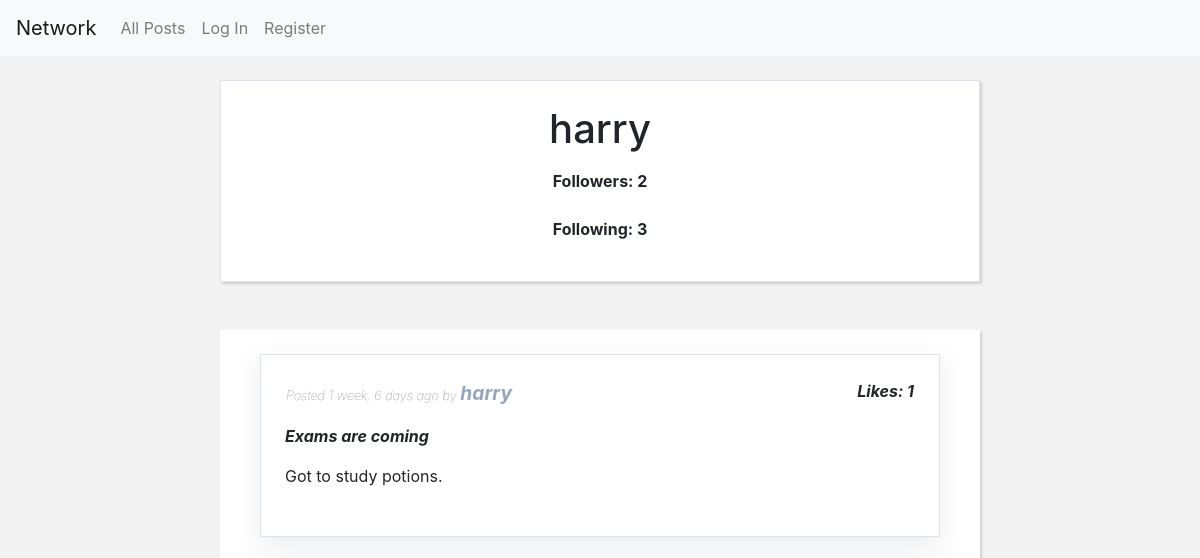
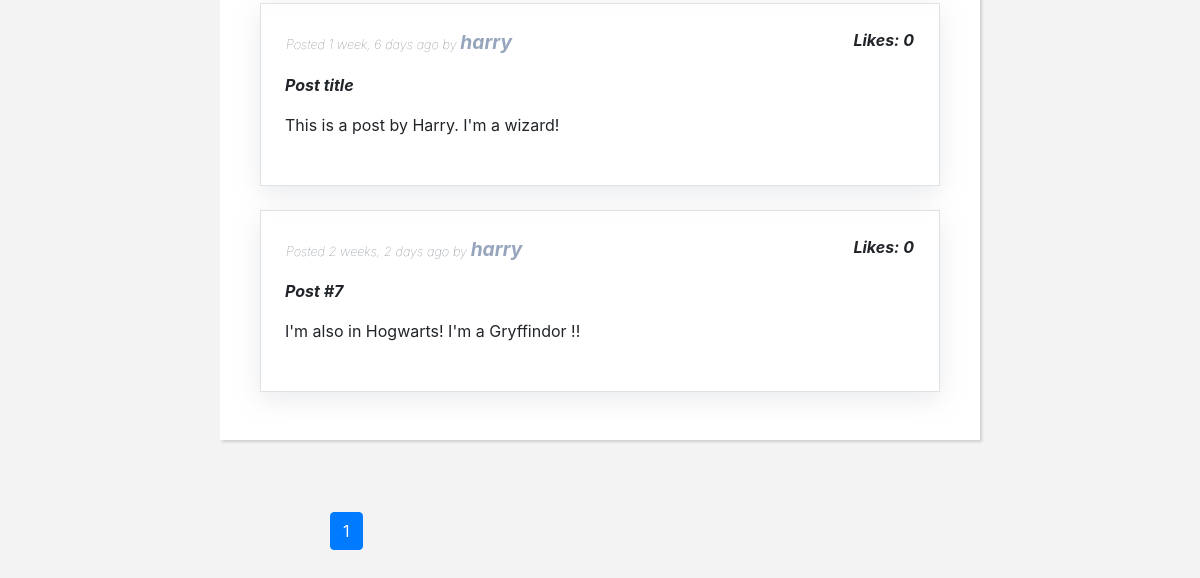
The page /profile/harry on the database as committed earlier (2 pictures, top to bottom).
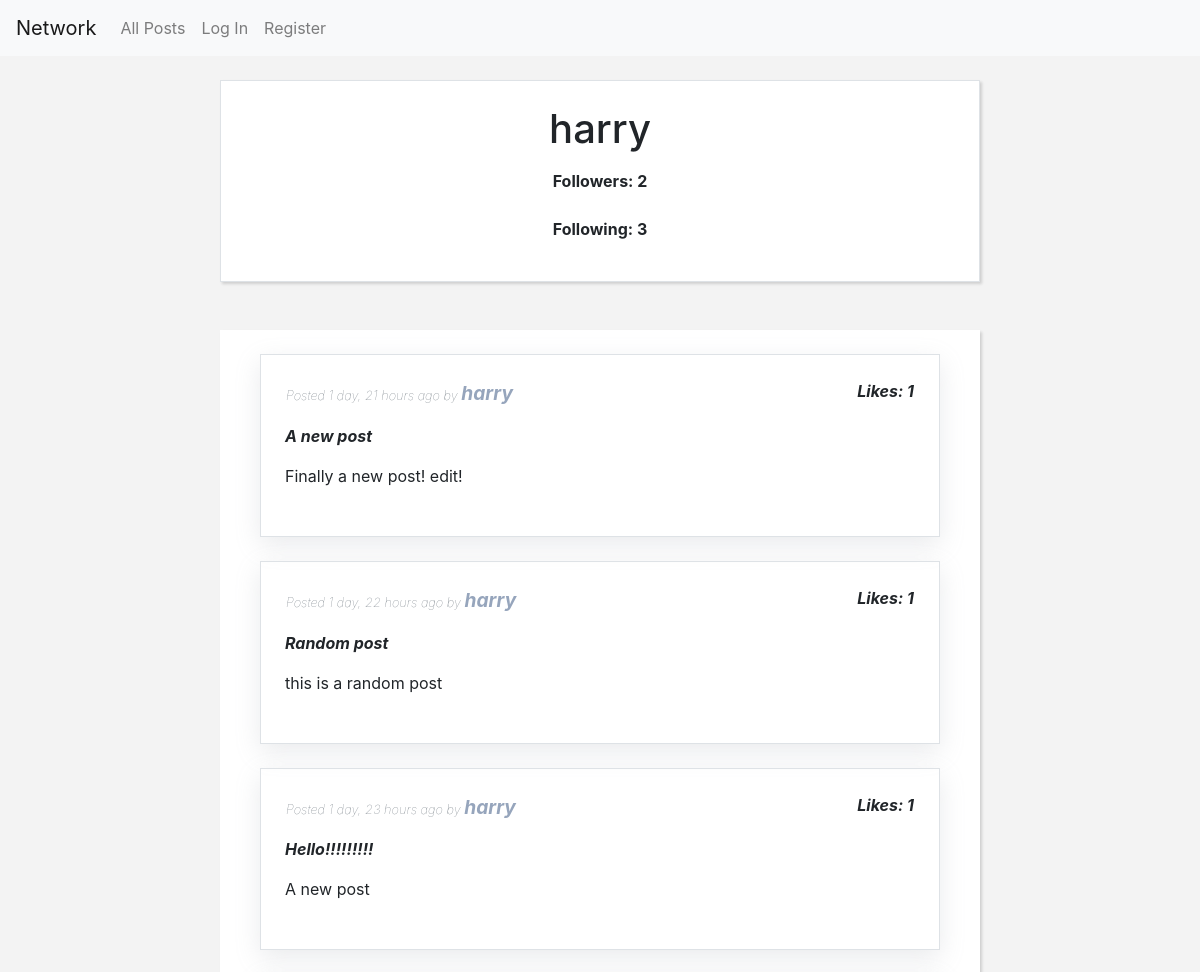
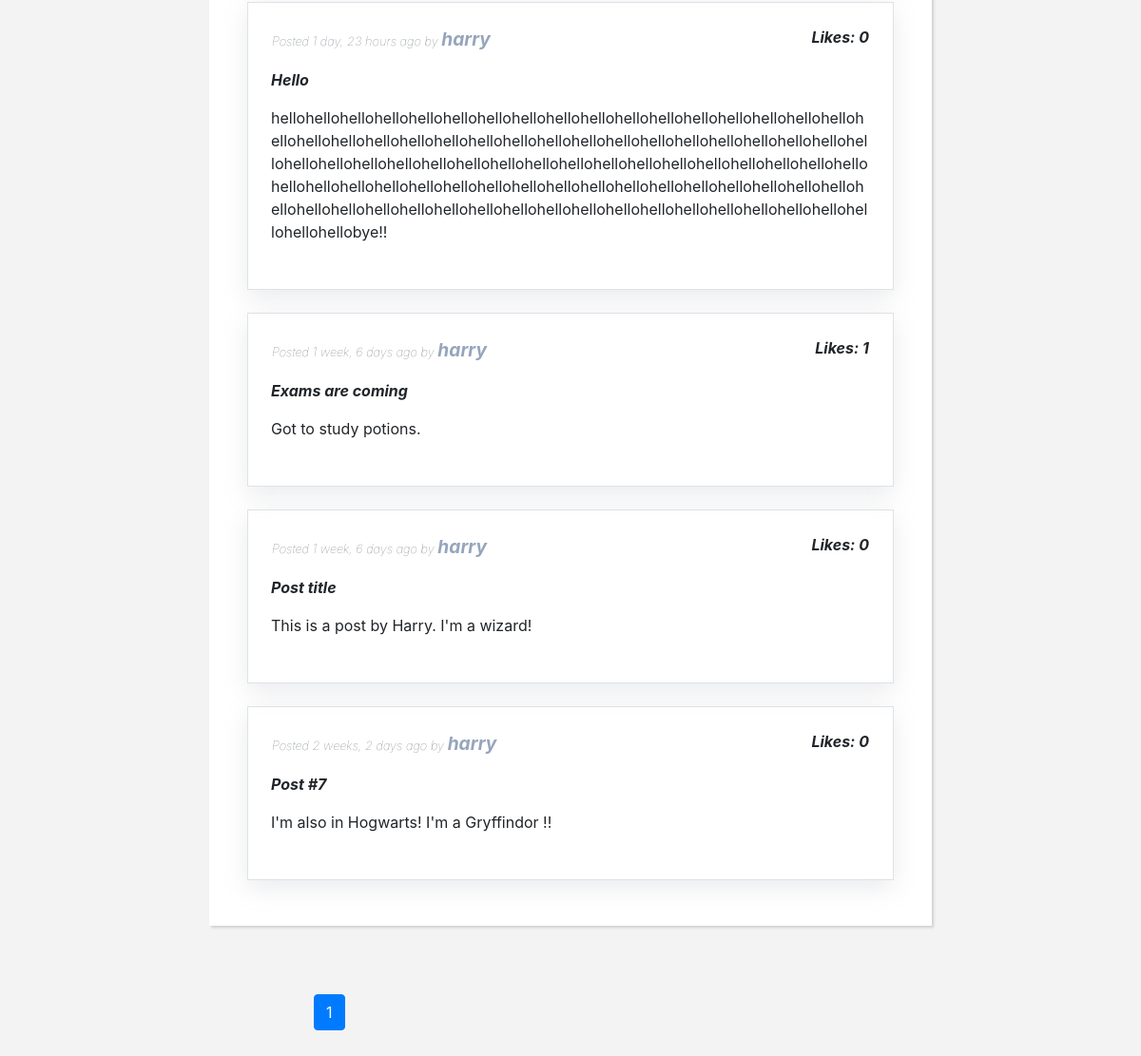
The same page on the database as committed later (2 pictures, top to bottom).
### network/models.py (models this page shows)
class User(AbstractUser):
    followers = models.ManyToManyField("self", symmetrical=False, blank=True)

class Post(models.Model):
    author = models.ForeignKey(User, on_delete=models.SET_NULL, related_name="posts", null=True)
    title = models.CharField(max_length=100, blank=True, null=True )
    body = models.TextField(max_length=450, blank=False)
    timestamp = models.DateTimeField(auto_now_add=True)
    liked_by = models.ManyToManyField(User, related_name="postsliked")
    def __str__(self):
        return f"{self.id}: {self.author} wrote: {self.body} on {self.timestamp}"

### network/views.py (the view)
# urls.py: path("profile/<str:username_profile>", views.profile, name="profileurl"),
def profile(request, username_profile):
    selected_user = username_profile
    selected_user = User.objects.get(username=selected_user)
    followers = selected_user.followers.all()
    userz_posts = Post.objects.order_by("-timestamp").filter(author=selected_user)
    page = Paginator(userz_posts,10)
    page_number= request.GET.get('page', 1)
    userz_posts = page.get_page(page_number)
    allusers = User.objects.exclude(username=selected_user)
    following = []
    for user in allusers:
        if selected_user in user.followers.all():
            following.append(user)
    return render(request, "network/profile.html", {
        "allposts":userz_posts,
        "selected_user":selected_user,
        "following" : following
    })

### network/templates/network/profile.html (shortened to what this page needs)
{% extends "network/layout.html" %}
{% load static %}
{% load humanize %}
{% block body %}
<div class="container-xl">
  <div class=" row justify-content-center ">
    <div class="col-12 col-lg-8 border m-4 p-4 bg-white text-center box-shadow">
      <h1>{{ selected_user }}</h1>
            <div id="followers" class="m-2 p-2"><strong>Followers: {{ selected_user.followers.count }}</strong></div>
            <div class="m-2 p-2"><strong>Following: {{ following|length }}</strong></div>
              </div>
            </div>
          </div>
{% include "network/post_block.html" %}
{% endblock %}

### network/templates/network/layout.html (shortened to what this page needs)
{% load static %}
<!DOCTYPE html>
<html lang="en">
    <head>
        <link rel="stylesheet" href="https://stackpath.bootstrapcdn.com/bootstrap/4.4.1/css/bootstrap.min.css">
        <link href="{% static 'network/styles.css' %}" rel="stylesheet">
    </head>
    <body>
        <nav class="navbar navbar-expand-lg navbar-light bg-light">
            <a class="navbar-brand" href="#">Network</a>
            <div>
              <ul class="navbar-nav mr-auto">
                <li class="nav-item">
                  <a class="nav-link" href="{% url 'index' %}">All Posts</a>
                </li>
                {% if user.is_authenticated %}
                    <li class="nav-item">
                        <a class="nav-link" href="{% url 'following_url' %}">Following</a>
                    </li>
                    <li class="nav-item">
                        <a class="nav-link" href="{% url 'logout' %}">Log Out</a>
                    </li>
                {% else %}
                    <li class="nav-item">
                        <a class="nav-link" href="{% url 'login' %}">Log In</a>
                    </li>
                    <li class="nav-item">
                        <a class="nav-link" href="{% url 'register' %}">Register</a>
                    </li>
                {% endif %}
              </ul>
            </div>
          </nav>
        <div class="body">
            {% block body %}
            {% endblock %}
        </div>
    </body>
</html>

### network/templates/network/post_block.html (shortened to what this page needs)
{% load humanize %}
<div class="container-lg">
    <div class=" row justify-content-center">
        <div class=" justify-content-center col-12 col-lg-8 m-4 p-4 bg-white box-shadow">
  {% if not allposts %}
    There are no posts.
  {% else %}
    {% for post in allposts %}
          <div class = 'border box-shadow-posts p-3 mb-4 mx-0 mx-md-3' data-postinfo="{{ post }}" id="post{{post.id}}">
            <div class=" row px-3">
              <div class=" mr-auto col-sm-8  p-2 order-md-2 small text-left text-muted font-italic font-weight-lighter align-self-center">
                  Posted {{ post.timestamp|naturaltime }} by <a href="{% url 'profileurl' username_profile=post.author %}" class="user-link">{{ post.author }}</a>
              </div>
              <div  class=" col-3 col-sm-4 col-md-2 p-2 order-md-2 text-right font-italic">
                <strong id="post{{post.id}}-likes">Likes: {{ post.liked_by.count }}</strong>
              </div>
            </div>
            <div class="mb-2 col px-2 pb-2 pt-md-2 order-md-1 text-break">
              <strong><em><p>{{ post.title }}</p></strong></em>
              <p id="postBody_{{post.id}}">{{ post.body }}</p>
            </div>
          </div>
    {% endfor %}
  {% endif %}
      </div>
    </div>
  </div>
  <div class = "container" id="pagenav">
      <div class="row my-5">
          <div class="col-md-4 offset-md-3">
              <nav aria-label="...">
                  <ul class="pagination">
                    <li class="page-item active" aria-current="page">
                      <a class="page-link" href="#">{{ allposts.number }}</a>
                    </li>
                  </ul>
                </nav>
          </div>
      </div>
  </div>

### network/static/network/styles.css (style rules this page uses)
html body { background-color: #f3f3f3; }
.box-shadow { box-shadow: rgba(0, 0, 0, 0.15) 1.95px 1.95px 2.6px; }
.box-shadow-posts { box-shadow: rgba(149, 157, 165, 0.2) 0px 8px 24px; }
.user-link { color: #96a5bc; font-weight: bold; font-size: 1.2rem; }
a { color: #85A68E; }

Rows that differ between the two databases and show on the page:
added Post: timestamp "1 day, 21 hours ago", author "harry", liked_by.count "1", title "A new post", body "Finally a new post! edit!"
added Post: timestamp "1 day, 22 hours ago", author "harry", liked_by.count "1", title "Random post", body "this is a random post"
added Post: timestamp "1 day, 23 hours ago", author "harry", liked_by.count "1", title "Hello!!!!!!!!!", body "A new post"
added Post: timestamp "1 day, 23 hours ago", author "harry", liked_by.count "0", title "Hello", body "hellohellohellohellohellohellohellohellohellohellohellohellohellohellohellohellohellohellohellohellohellohellohellohellohellohellohellohellohellohellohellohellohellohellohellohellohellohellohellohellohellohellohellohellohellohellohellohellohellohellohellohellohellohellohellohellohellohellohellohellohellohellohellohellohellohellohellohellohellohellohellohellohellohellohellohellohellohellohellohellohellohellohellohellohellohellohellohellohellobye!!"
